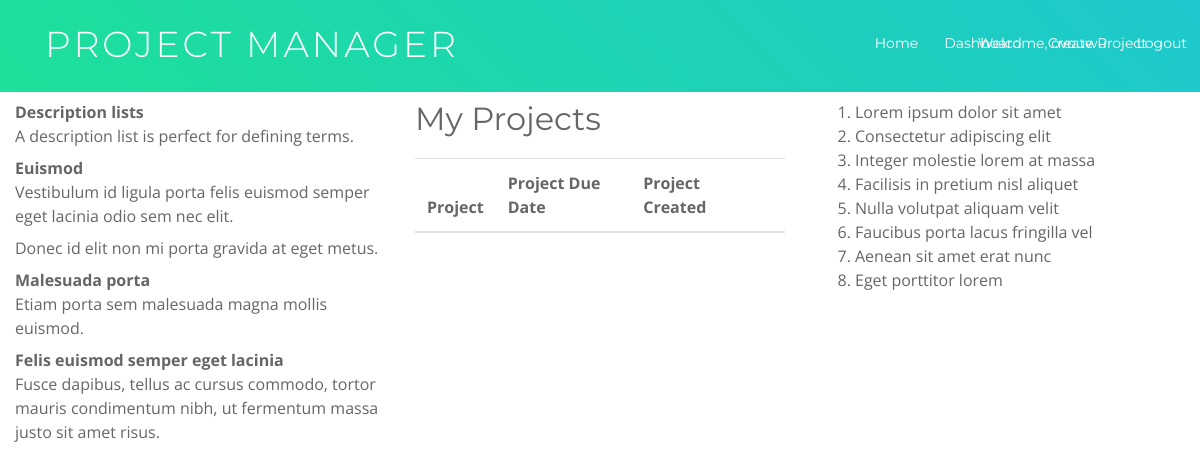
Page /project_manager/dashboard/ (signed in) on the earlier database version.
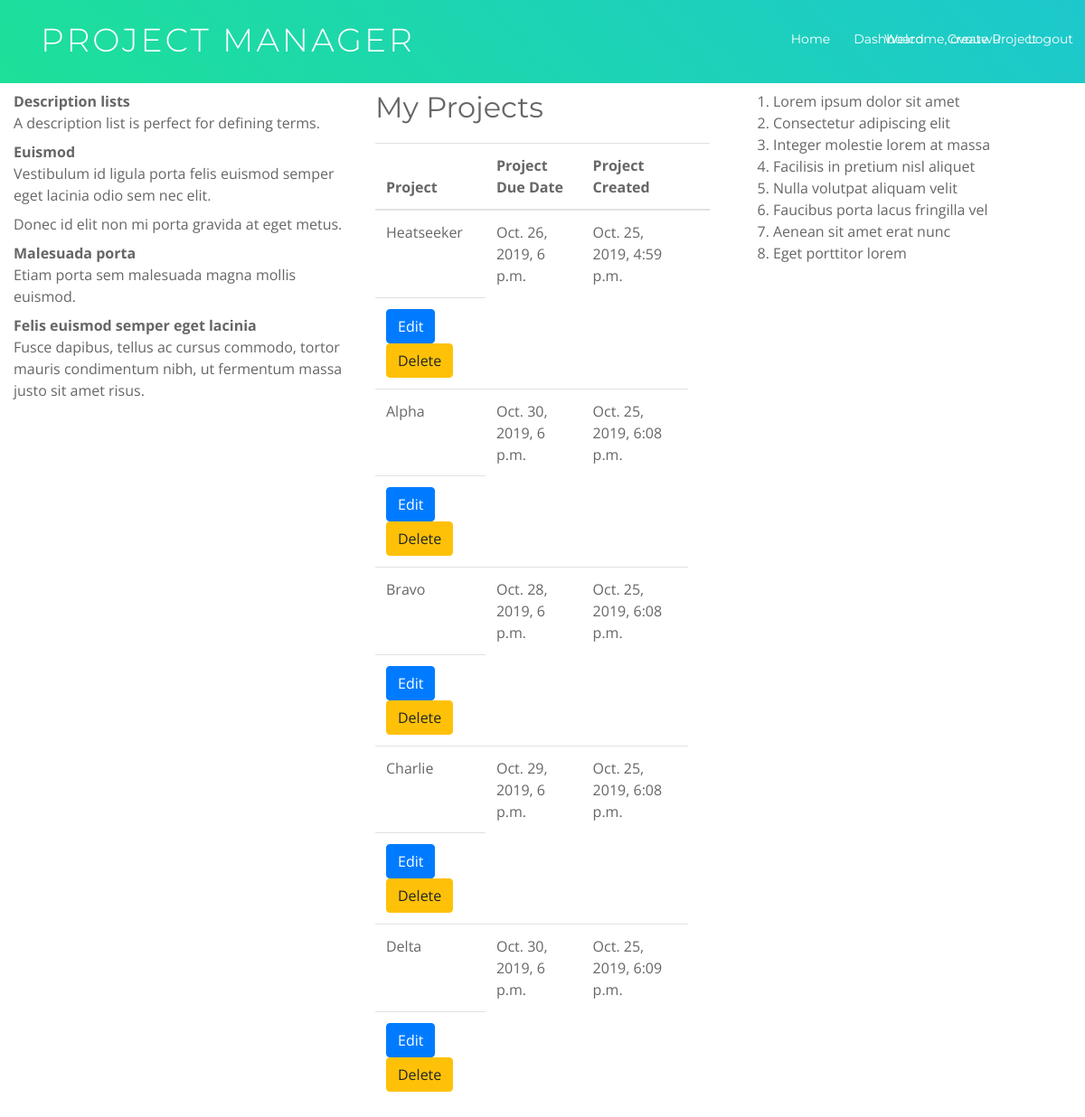
Same page on the later database version.
### project_manager/models.py (models this page shows, shortened)
class Project(models.Model):
    projectname = models.CharField("Project Name", max_length=200)
    projdesc = models.CharField("Project Description", max_length=500)
    projectid = models.AutoField(primary_key=True)
    projstatus = models.BooleanField("Project Status", default=False)
    project_deadline = models.DateTimeField(auto_now=False, auto_now_add=False, null=False)
    proj_created_at = models.DateTimeField(auto_now_add=True)
    project_tasks = models.ForeignKey(Task, on_delete=models.CASCADE, default=1)

### project_manager/views.py (the view)
# urls.py: path('dashboard/', views.ProjectList.as_view(), name='dashboard'),
class ProjectList(LoginRequiredMixin,ListView):
	model = Project
	context_object_name = 'projects_list'
	template_name = 'dashboard.html'
	def get_context_data(self, **kwargs):
		context = super().get_context_data(**kwargs)
		context['project_list'] = Project.objects.all()
		return context

### project_manager/templates/dashboard.html (shortened to what this page needs)
{% load static %}
<!DOCTYPE html>
<html lang="en">
<head>
	<link href="{% static 'lib/bootstrap/css/bootstrap.min.css' %}" rel="stylesheet">
	<link href="{% static 'lib/animate/animate.min.css' %}" rel="stylesheet">
	<link href="{% static 'lib/ionicons/css/ionicons.min.css' %}" rel="stylesheet">
	<link href="{% static 'lib/magnific-popup/magnific-popup.css' %}" rel="stylesheet">
	<link href="{% static 'css/style.css' %}" rel="stylesheet">
</head>
<body>
	<header id="header" style="background: linear-gradient(45deg, #1de099, #1dc8cd)">
		<div class="container">
			<div id="logo" class="pull-left">
				<h1><a href="#intro" class="scrollto">Project Manager</a></h1>
			</div>
			<nav id="nav-menu-container">
				<ul class="nav-menu">
					<li class="menu-active"><a href="{% url 'index' %}">Home</a></li>
					<li><a href="{% url 'dashboard' %}">Dashboard</a></li>
					<li><a href="{% url 'project-create' %}">Create Project</a></li>
					{% if user.is_authenticated %}
					<li style="position: absolute; right: 85px;"><a href="%">Welcome, {{ user.get_username }}</a></li>
					<li style="position: absolute; right: 5px;"><a
							href="{% url 'logout'%}?next={{request.path}}">Logout</a></li>
					{% endif %}
				</ul>
			</nav>
		</div>
	</header>
	<div class="container-fluid" style="margin-top: 100px">
		<div class="row">
			<div class="col-md-4">
				<dl>
					<dt>
						Description lists
					</dt>
					<dd>
						A description list is perfect for defining terms.
					</dd>
					<dt>
						Euismod
					</dt>
					<dd>
						Vestibulum id ligula porta felis euismod semper eget lacinia odio sem nec elit.
					</dd>
					<dd>
						Donec id elit non mi porta gravida at eget metus.
					</dd>
					<dt>
						Malesuada porta
					</dt>
					<dd>
						Etiam porta sem malesuada magna mollis euismod.
					</dd>
					<dt>
						Felis euismod semper eget lacinia
					</dt>
					<dd>
						Fusce dapibus, tellus ac cursus commodo, tortor mauris condimentum nibh, ut fermentum massa
						justo sit amet risus.
					</dd>
				</dl>
			</div>
			<div class="col-md-4">
				<h2>My Projects</h2>
				<table class="table table-responsive table-hover">
					<thead>
						<tr>
							<th>
								Project
							</th>
							<th>
								Project Due Date
							</th>
							<th>
								Project Created
							</th>
							<th>
							</th>
						</tr>
					</thead>
					<tbody>
						{% for project in project_list %}
						<tr class="clickable">
							<td>
								{{ project.projectname }}
							</td>
							<td>
								{{ project.project_deadline }}
							</td>
							<td>
								{{ project.proj_created_at }}
							</td>
						</tr>
						<tr>
							<td>
								<button type="button" class="btn btn-primary">Edit</button>
								<button type="button" class="btn btn-warning">Delete</button>
							</td>
						</tr>
						{% endfor %}
					</tbody>
				</table>
			</div>
			<div class="col-md-4">
				<ol>
					<li class="list-item">
						Lorem ipsum dolor sit amet
					</li>
					<li class="list-item">
						Consectetur adipiscing elit
					</li>
					<li class="list-item">
						Integer molestie lorem at massa
					</li>
					<li class="list-item">
						Facilisis in pretium nisl aliquet
					</li>
					<li class="list-item">
						Nulla volutpat aliquam velit
					</li>
					<li class="list-item">
						Faucibus porta lacus fringilla vel
					</li>
					<li class="list-item">
						Aenean sit amet erat nunc
					</li>
					<li class="list-item">
						Eget porttitor lorem
					</li>
				</ol>
			</div>
		</div>
	</div>
</body>
</html>

### project_manager/static/css/style.css (style rules this page uses)
body { background: #fff; color: #666666; font-family: "Open Sans", sans-serif; overflow-x: hidden; }
a { color: #1dc8cd; transition: 0.5s; }
h1, h2, h3, h4, h5, h6 { font-family: "Montserrat", sans-serif; font-weight: 400; margin: 0 0 20px 0; padding: 0; }
#header { padding: 30px 0; height: 92px; position: fixed; left: 0; top: 0; right: 0; transition: all 0.5s; z-index: 997; }
#header #logo { float: left; }
#header #logo h1 { font-size: 36px; margin: -4px 0 0 0; padding: 0; line-height: 1; display: inline-block; font-family: "Montserrat", sans-serif; font-weight: 300; letter-spacing: 3px; text-transform: uppercase; }
#header #logo h1 a, #header #logo h1 a:hover { color: #fff; }
.nav-menu, .nav-menu * { margin: 0; padding: 0; list-style: none; }
.nav-menu li { position: relative; white-space: nowrap; }
.nav-menu>li { float: left; }
#nav-menu-container { float: right; margin: 0; }
.nav-menu a { padding: 0 8px 10px 8px; text-decoration: none; display: inline-block; color: #fff; font-family: "Montserrat", sans-serif; font-weight: 400; font-size: 14px; outline: none; }
.nav-menu>li { margin-left: 10px; }
#mobile-nav { position: fixed; top: 0; padding-top: 18px; bottom: 0; z-index: 998; background: rgba(52, 59, 64, 0.9); left: -260px; width: 260px; overflow-y: auto; transition: 0.4s; }
#mobile-nav ul { padding: 0; margin: 0; list-style: none; }
#mobile-nav ul li { position: relative; }
#mobile-nav ul li a { color: #fff; font-size: 16px; overflow: hidden; padding: 10px 22px 10px 15px; position: relative; text-decoration: none; width: 100%; display: block; outline: none; }

Differences in the rows shown:
added Project: projectname "Heatseeker", project_deadline "Oct. 26, 2019, 6 p.m.", proj_created_at "Oct. 25, 2019, 4:59 p.m."
added Project: projectname "Alpha", project_deadline "Oct. 30, 2019, 6 p.m.", proj_created_at "Oct. 25, 2019, 6:08 p.m."
added Project: projectname "Bravo", project_deadline "Oct. 28, 2019, 6 p.m.", proj_created_at "Oct. 25, 2019, 6:08 p.m."
added Project: projectname "Charlie", project_deadline "Oct. 29, 2019, 6 p.m.", proj_created_at "Oct. 25, 2019, 6:08 p.m."
added Project: projectname "Delta", project_deadline "Oct. 30, 2019, 6 p.m.", proj_created_at "Oct. 25, 2019, 6:09 p.m."
